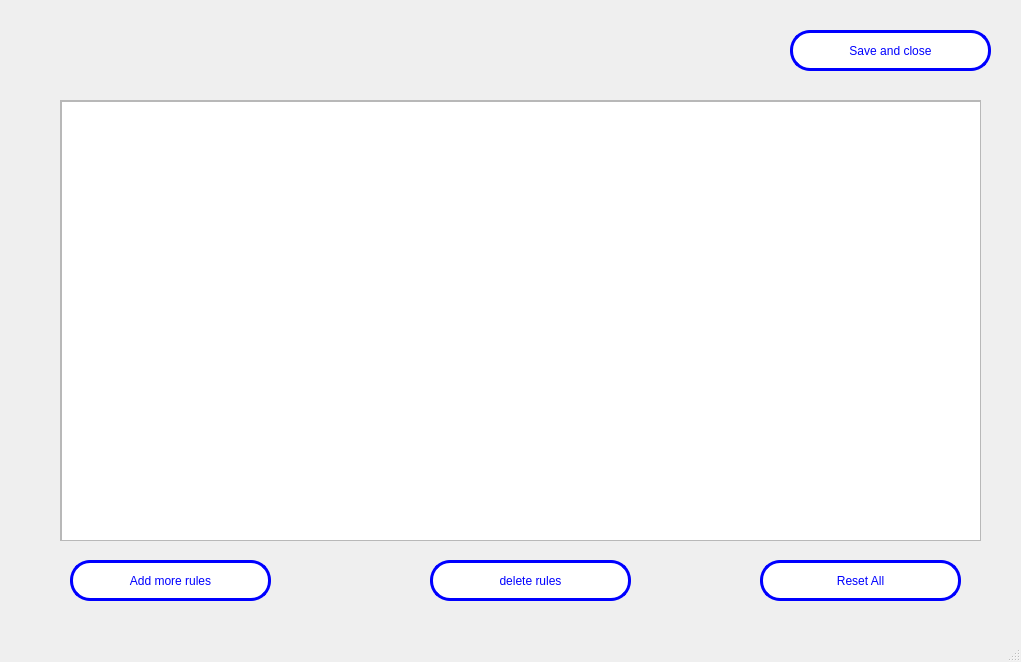
<?xml version="1.0" encoding="UTF-8"?>
<ui version="4.0">
 <class>MainWindow</class>
 <widget class="QMainWindow" name="MainWindow">
  <property name="geometry">
   <rect>
    <x>0</x>
    <y>0</y>
    <width>1021</width>
    <height>662</height>
   </rect>
  </property>
  <property name="windowTitle">
   <string>MainWindow</string>
  </property>
  <widget class="QWidget" name="centralwidget">
   <widget class="QStackedWidget" name="stackedWidget">
    <property name="enabled">
     <bool>true</bool>
    </property>
    <property name="geometry">
     <rect>
      <x>0</x>
      <y>0</y>
      <width>1021</width>
      <height>631</height>
     </rect>
    </property>
    <property name="currentIndex">
     <number>0</number>
    </property>
    <widget class="QWidget" name="page">
     <widget class="QScrollArea" name="scrollArea">
      <property name="geometry">
       <rect>
        <x>60</x>
        <y>100</y>
        <width>921</width>
        <height>441</height>
       </rect>
      </property>
      <property name="widgetResizable">
       <bool>true</bool>
      </property>
      <widget class="QWidget" name="scrollAreaWidgetContents">
       <property name="geometry">
        <rect>
         <x>0</x>
         <y>0</y>
         <width>919</width>
         <height>439</height>
        </rect>
       </property>
       <widget class="QTextEdit" name="textEdit">
        <property name="enabled">
         <bool>true</bool>
        </property>
        <property name="geometry">
         <rect>
          <x>0</x>
          <y>0</y>
          <width>921</width>
          <height>441</height>
         </rect>
        </property>
        <property name="styleSheet">
         <string notr="true">font: 700 italic 20pt &quot;C059 [urw]&quot;;
color: rgb(85, 0, 127);</string>
        </property>
       </widget>
      </widget>
     </widget>
     <widget class="QPushButton" name="pushButton">
      <property name="geometry">
       <rect>
        <x>70</x>
        <y>560</y>
        <width>201</width>
        <height>41</height>
       </rect>
      </property>
      <property name="styleSheet">
       <string notr="true">QPushButton{
color:blue;
background-color: white;
border:3px solid blue;
border-radius:20px;
}
QPushButton::hover{
color:red;
background-color: black;
border:3px solid black;
border-radius:20px;
}</string>
      </property>
      <property name="text">
       <string>Add more rules</string>
      </property>
     </widget>
     <widget class="QPushButton" name="pushButton_2">
      <property name="geometry">
       <rect>
        <x>430</x>
        <y>560</y>
        <width>201</width>
        <height>41</height>
       </rect>
      </property>
      <property name="styleSheet">
       <string notr="true">QPushButton{
color:blue;
background-color: white;
border:3px solid blue;
border-radius:20px;
}
QPushButton::hover{
color:red;
background-color: black;
border:3px solid black;
border-radius:20px;
}</string>
      </property>
      <property name="text">
       <string>delete rules</string>
      </property>
     </widget>
     <widget class="QPushButton" name="pushButton_3">
      <property name="geometry">
       <rect>
        <x>760</x>
        <y>560</y>
        <width>201</width>
        <height>41</height>
       </rect>
      </property>
      <property name="styleSheet">
       <string notr="true">QPushButton{
color:blue;
background-color: white;
border:3px solid blue;
border-radius:20px;
}
QPushButton::hover{
color:red;
background-color: black;
border:3px solid black;
border-radius:20px;
}</string>
      </property>
      <property name="text">
       <string>Reset All</string>
      </property>
     </widget>
     <widget class="QPushButton" name="pushButton_26">
      <property name="geometry">
       <rect>
        <x>790</x>
        <y>30</y>
        <width>201</width>
        <height>41</height>
       </rect>
      </property>
      <property name="styleSheet">
       <string notr="true">QPushButton{
color:blue;
background-color: white;
border:3px solid blue;
border-radius:20px;
}
QPushButton::hover{
color:red;
background-color: black;
border:3px solid black;
border-radius:20px;
}</string>
      </property>
      <property name="text">
       <string>Save and close</string>
      </property>
     </widget>
    </widget>
    <widget class="QWidget" name="page_3">
     <widget class="QPushButton" name="pushButton_4">
      <property name="geometry">
       <rect>
        <x>350</x>
        <y>530</y>
        <width>331</width>
        <height>61</height>
       </rect>
      </property>
      <property name="styleSheet">
       <string notr="true">QPushButton{
color:blue;
background-color: white;
border:3px solid blue;
border-radius:20px;
}
QPushButton::hover{
color:red;
background-color: black;
border:3px solid black;
border-radius:20px;
}</string>
      </property>
      <property name="text">
       <string>Go to list</string>
      </property>
     </widget>
     <widget class="QScrollArea" name="scrollArea_2">
      <property name="geometry">
       <rect>
        <x>50</x>
        <y>40</y>
        <width>921</width>
        <height>451</height>
       </rect>
      </property>
      <property name="widgetResizable">
       <bool>true</bool>
      </property>
      <widget class="QWidget" name="scrollAreaWidgetContents_2">
       <property name="geometry">
        <rect>
         <x>0</x>
         <y>0</y>
         <width>919</width>
         <height>449</height>
        </rect>
       </property>
      </widget>
     </widget>
    </widget>
    <widget class="QWidget" name="page_2">
     <property name="enabled">
      <bool>true</bool>
     </property>
     <widget class="QLineEdit" name="lineEdit_2">
      <property name="enabled">
       <bool>false</bool>
      </property>
      <property name="geometry">
       <rect>
        <x>50</x>
        <y>25</y>
        <width>921</width>
        <height>41</height>
       </rect>
      </property>
     </widget>
     <widget class="QStackedWidget" name="stackedWidget_2">
      <property name="geometry">
       <rect>
        <x>210</x>
        <y>110</y>
        <width>241</width>
        <height>201</height>
       </rect>
      </property>
      <property name="currentIndex">
       <number>0</number>
      </property>
      <widget class="QWidget" name="page_4">
       <widget class="QPushButton" name="pushButton_6">
        <property name="geometry">
         <rect>
          <x>80</x>
          <y>60</y>
          <width>91</width>
          <height>31</height>
         </rect>
        </property>
        <property name="styleSheet">
         <string notr="true">QPushButton{
color:blue;
background-color: white;
border:3px solid blue;
border-radius:10px;
}
QPushButton::hover{
color:red;
background-color: black;
border:3px solid black;
border-radius:10px;
}</string>
        </property>
        <property name="text">
         <string>with</string>
        </property>
       </widget>
       <widget class="QPushButton" name="pushButton_7">
        <property name="geometry">
         <rect>
          <x>80</x>
          <y>130</y>
          <width>91</width>
          <height>31</height>
         </rect>
        </property>
        <property name="styleSheet">
         <string notr="true">QPushButton{
color:blue;
background-color: white;
border:3px solid blue;
border-radius:10px;
}
QPushButton::hover{
color:red;
background-color: black;
border:3px solid black;
border-radius:10px;
}</string>
        </property>
        <property name="text">
         <string>without</string>
        </property>
       </widget>
       <widget class="QLabel" name="label">
        <property name="geometry">
         <rect>
          <x>110</x>
          <y>20</y>
          <width>121</width>
          <height>31</height>
         </rect>
        </property>
        <property name="text">
         <string>&lt;html&gt;&lt;head/&gt;&lt;body&gt;&lt;p&gt;&lt;span style=&quot; font-weight:700; color:#ff0000;&quot;&gt;Ports&lt;/span&gt;&lt;/p&gt;&lt;/body&gt;&lt;/html&gt;</string>
        </property>
       </widget>
      </widget>
      <widget class="QWidget" name="page_10">
       <widget class="QLabel" name="label_9">
        <property name="geometry">
         <rect>
          <x>90</x>
          <y>40</y>
          <width>181</width>
          <height>51</height>
         </rect>
        </property>
        <property name="styleSheet">
         <string notr="true">font: 600 18pt &quot;Noto Serif Condensed SemiBold&quot;;</string>
        </property>
        <property name="text">
         <string>&lt;html&gt;&lt;head/&gt;&lt;body&gt;&lt;p&gt;&lt;span style=&quot; color:#ff0000;&quot;&gt;Done&lt;/span&gt;&lt;/p&gt;&lt;/body&gt;&lt;/html&gt;</string>
        </property>
       </widget>
       <widget class="QPushButton" name="pushButton_17">
        <property name="geometry">
         <rect>
          <x>80</x>
          <y>110</y>
          <width>91</width>
          <height>31</height>
         </rect>
        </property>
        <property name="styleSheet">
         <string notr="true">QPushButton{
color:blue;
background-color: white;
border:3px solid blue;
border-radius:10px;
}
QPushButton::hover{
color:red;
background-color: black;
border:3px solid black;
border-radius:10px;
}</string>
        </property>
        <property name="text">
         <string>go back</string>
        </property>
       </widget>
      </widget>
      <widget class="QWidget" name="page_5">
       <widget class="QLabel" name="label_2">
        <property name="geometry">
         <rect>
          <x>70</x>
          <y>20</y>
          <width>121</width>
          <height>31</height>
         </rect>
        </property>
        <property name="text">
         <string>&lt;html&gt;&lt;head/&gt;&lt;body&gt;&lt;p&gt;&lt;span style=&quot; color:#ff1aba;&quot;&gt;Set valable port&lt;/span&gt;&lt;/p&gt;&lt;/body&gt;&lt;/html&gt;</string>
        </property>
       </widget>
       <widget class="QPushButton" name="pushButton_15">
        <property name="geometry">
         <rect>
          <x>140</x>
          <y>120</y>
          <width>91</width>
          <height>31</height>
         </rect>
        </property>
        <property name="styleSheet">
         <string notr="true">QPushButton{
color:blue;
background-color: white;
border:3px solid blue;
border-radius:10px;
}
QPushButton::hover{
color:red;
background-color: black;
border:3px solid black;
border-radius:10px;
}</string>
        </property>
        <property name="text">
         <string>go back</string>
        </property>
       </widget>
       <widget class="QPushButton" name="pushButton_18">
        <property name="geometry">
         <rect>
          <x>40</x>
          <y>120</y>
          <width>91</width>
          <height>31</height>
         </rect>
        </property>
        <property name="styleSheet">
         <string notr="true">QPushButton{
color:blue;
background-color: white;
border:3px solid blue;
border-radius:10px;
}
QPushButton::hover{
color:red;
background-color: black;
border:3px solid black;
border-radius:10px;
}</string>
        </property>
        <property name="text">
         <string>Send</string>
        </property>
       </widget>
       <widget class="QLineEdit" name="lineEdit_7">
        <property name="geometry">
         <rect>
          <x>40</x>
          <y>70</y>
          <width>201</width>
          <height>31</height>
         </rect>
        </property>
        <property name="styleSheet">
         <string notr="true">border:2px solid black;
border-radius: 10px;</string>
        </property>
       </widget>
      </widget>
     </widget>
     <widget class="QStackedWidget" name="stackedWidget_3">
      <property name="geometry">
       <rect>
        <x>40</x>
        <y>110</y>
        <width>201</width>
        <height>221</height>
       </rect>
      </property>
      <property name="currentIndex">
       <number>0</number>
      </property>
      <widget class="QWidget" name="page_6">
       <widget class="QPushButton" name="pushButton_8">
        <property name="geometry">
         <rect>
          <x>50</x>
          <y>30</y>
          <width>111</width>
          <height>41</height>
         </rect>
        </property>
        <property name="styleSheet">
         <string notr="true">QPushButton{
color:blue;
background-color: white;
border:3px solid blue;
border-radius:20px;
}
QPushButton::hover{
color:red;
background-color: black;
border:3px solid black;
border-radius:20px;
}</string>
        </property>
        <property name="text">
         <string>INPUT</string>
        </property>
       </widget>
       <widget class="QPushButton" name="pushButton_9">
        <property name="geometry">
         <rect>
          <x>50</x>
          <y>90</y>
          <width>111</width>
          <height>41</height>
         </rect>
        </property>
        <property name="styleSheet">
         <string notr="true">QPushButton{
color:blue;
background-color: white;
border:3px solid blue;
border-radius:20px;
}
QPushButton::hover{
color:red;
background-color: black;
border:3px solid black;
border-radius:20px;
}</string>
        </property>
        <property name="text">
         <string>OUTPUT</string>
        </property>
       </widget>
       <widget class="QPushButton" name="pushButton_10">
        <property name="geometry">
         <rect>
          <x>50</x>
          <y>150</y>
          <width>111</width>
          <height>41</height>
         </rect>
        </property>
        <property name="styleSheet">
         <string notr="true">QPushButton{
color:blue;
background-color: white;
border:3px solid blue;
border-radius:20px;
}
QPushButton::hover{
color:red;
background-color: black;
border:3px solid black;
border-radius:20px;
}</string>
        </property>
        <property name="text">
         <string>FORWARD</string>
        </property>
       </widget>
      </widget>
      <widget class="QWidget" name="page_7">
       <widget class="QRadioButton" name="radioButton">
        <property name="geometry">
         <rect>
          <x>50</x>
          <y>20</y>
          <width>102</width>
          <height>41</height>
         </rect>
        </property>
        <property name="text">
         <string>REJECT</string>
        </property>
       </widget>
       <widget class="QRadioButton" name="radioButton_2">
        <property name="geometry">
         <rect>
          <x>50</x>
          <y>60</y>
          <width>102</width>
          <height>41</height>
         </rect>
        </property>
        <property name="text">
         <string>ACCEPT</string>
        </property>
       </widget>
       <widget class="QRadioButton" name="radioButton_3">
        <property name="geometry">
         <rect>
          <x>50</x>
          <y>100</y>
          <width>102</width>
          <height>41</height>
         </rect>
        </property>
        <property name="text">
         <string>DROP</string>
        </property>
       </widget>
       <widget class="QPushButton" name="pushButton_16">
        <property name="geometry">
         <rect>
          <x>50</x>
          <y>150</y>
          <width>91</width>
          <height>31</height>
         </rect>
        </property>
        <property name="styleSheet">
         <string notr="true">QPushButton{
color:blue;
background-color: white;
border:3px solid blue;
border-radius:10px;
}
QPushButton::hover{
color:red;
background-color: black;
border:3px solid black;
border-radius:10px;
}</string>
        </property>
        <property name="text">
         <string>go back</string>
        </property>
       </widget>
      </widget>
     </widget>
     <widget class="QLabel" name="label_6">
      <property name="geometry">
       <rect>
        <x>550</x>
        <y>110</y>
        <width>251</width>
        <height>41</height>
       </rect>
      </property>
      <property name="text">
       <string>&lt;html&gt;&lt;head/&gt;&lt;body&gt;&lt;p&gt;&lt;span style=&quot; color:#aa0000;&quot;&gt;Able or unable a DNS&lt;/span&gt;&lt;/p&gt;&lt;/body&gt;&lt;/html&gt;</string>
      </property>
     </widget>
     <widget class="QStackedWidget" name="stackedWidget_4">
      <property name="geometry">
       <rect>
        <x>530</x>
        <y>150</y>
        <width>191</width>
        <height>151</height>
       </rect>
      </property>
      <property name="currentIndex">
       <number>0</number>
      </property>
      <widget class="QWidget" name="page_8">
       <widget class="QPushButton" name="pushButton_11">
        <property name="geometry">
         <rect>
          <x>40</x>
          <y>40</y>
          <width>91</width>
          <height>31</height>
         </rect>
        </property>
        <property name="styleSheet">
         <string notr="true">QPushButton{
color:blue;
background-color: white;
border:3px solid blue;
border-radius:15px;
}
QPushButton::hover{
color:red;
background-color: black;
border:3px solid black;
border-radius:15px;
}</string>
        </property>
        <property name="text">
         <string>able</string>
        </property>
       </widget>
       <widget class="QPushButton" name="pushButton_12">
        <property name="geometry">
         <rect>
          <x>40</x>
          <y>100</y>
          <width>91</width>
          <height>31</height>
         </rect>
        </property>
        <property name="styleSheet">
         <string notr="true">QPushButton{
color:blue;
background-color: white;
border:3px solid blue;
border-radius:15px;
}
QPushButton::hover{
color:red;
background-color: black;
border:3px solid black;
border-radius:15px;
}</string>
        </property>
        <property name="text">
         <string>enable</string>
        </property>
       </widget>
      </widget>
      <widget class="QWidget" name="page_13">
       <widget class="QLabel" name="label_10">
        <property name="geometry">
         <rect>
          <x>70</x>
          <y>20</y>
          <width>111</width>
          <height>41</height>
         </rect>
        </property>
        <property name="text">
         <string>&lt;html&gt;&lt;head/&gt;&lt;body&gt;&lt;p&gt;&lt;span style=&quot; color:#aa0000;&quot;&gt;DONE&lt;/span&gt;&lt;/p&gt;&lt;/body&gt;&lt;/html&gt;</string>
        </property>
       </widget>
       <widget class="QPushButton" name="pushButton_19">
        <property name="geometry">
         <rect>
          <x>50</x>
          <y>70</y>
          <width>91</width>
          <height>31</height>
         </rect>
        </property>
        <property name="styleSheet">
         <string notr="true">QPushButton{
color:blue;
background-color: white;
border:3px solid blue;
border-radius:10px;
}
QPushButton::hover{
color:red;
background-color: black;
border:3px solid black;
border-radius:10px;
}</string>
        </property>
        <property name="text">
         <string>go back</string>
        </property>
       </widget>
      </widget>
      <widget class="QWidget" name="page_9">
       <widget class="QLineEdit" name="lineEdit_5">
        <property name="geometry">
         <rect>
          <x>0</x>
          <y>50</y>
          <width>181</width>
          <height>26</height>
         </rect>
        </property>
        <property name="styleSheet">
         <string notr="true">border:2px solid black;
border-radius: 10px;</string>
        </property>
       </widget>
       <widget class="QLabel" name="label_7">
        <property name="geometry">
         <rect>
          <x>60</x>
          <y>10</y>
          <width>121</width>
          <height>31</height>
         </rect>
        </property>
        <property name="styleSheet">
         <string notr="true">font: 18pt &quot;Noto Sans Mono SemiCondensed&quot;;
text-decoration: underline;</string>
        </property>
        <property name="text">
         <string>&lt;html&gt;&lt;head/&gt;&lt;body&gt;&lt;p&gt;&lt;span style=&quot; color:#ff00ff;&quot;&gt;DNS&lt;/span&gt;&lt;/p&gt;&lt;/body&gt;&lt;/html&gt;</string>
        </property>
       </widget>
       <widget class="QPushButton" name="pushButton_14">
        <property name="geometry">
         <rect>
          <x>100</x>
          <y>90</y>
          <width>91</width>
          <height>31</height>
         </rect>
        </property>
        <property name="styleSheet">
         <string notr="true">QPushButton{
color:blue;
background-color: white;
border:3px solid blue;
border-radius:10px;
}
QPushButton::hover{
color:red;
background-color: black;
border:3px solid black;
border-radius:10px;
}</string>
        </property>
        <property name="text">
         <string>go back</string>
        </property>
       </widget>
       <widget class="QPushButton" name="pushButton_20">
        <property name="geometry">
         <rect>
          <x>0</x>
          <y>90</y>
          <width>91</width>
          <height>31</height>
         </rect>
        </property>
        <property name="styleSheet">
         <string notr="true">QPushButton{
color:blue;
background-color: white;
border:3px solid blue;
border-radius:10px;
}
QPushButton::hover{
color:red;
background-color: black;
border:3px solid black;
border-radius:10px;
}</string>
        </property>
        <property name="text">
         <string>Send</string>
        </property>
       </widget>
      </widget>
     </widget>
     <widget class="QPushButton" name="pushButton_13">
      <property name="geometry">
       <rect>
        <x>630</x>
        <y>540</y>
        <width>331</width>
        <height>61</height>
       </rect>
      </property>
      <property name="styleSheet">
       <string notr="true">QPushButton{
color:blue;
background-color: white;
border:3px solid blue;
border-radius:20px;
}
QPushButton::hover{
color:red;
background-color: black;
border:3px solid black;
border-radius:20px;
}</string>
      </property>
      <property name="text">
       <string>Add this rule</string>
      </property>
     </widget>
     <widget class="QPushButton" name="pushButton_5">
      <property name="geometry">
       <rect>
        <x>60</x>
        <y>540</y>
        <width>331</width>
        <height>61</height>
       </rect>
      </property>
      <property name="styleSheet">
       <string notr="true">QPushButton{
color:blue;
background-color: white;
border:3px solid blue;
border-radius:20px;
}
QPushButton::hover{
color:red;
background-color: black;
border:3px solid black;
border-radius:20px;
}</string>
      </property>
      <property name="text">
       <string>Go to list</string>
      </property>
     </widget>
     <widget class="QLabel" name="label_8">
      <property name="geometry">
       <rect>
        <x>850</x>
        <y>100</y>
        <width>181</width>
        <height>51</height>
       </rect>
      </property>
      <property name="styleSheet">
       <string notr="true">font: 600 18pt &quot;Noto Serif Condensed SemiBold&quot;;</string>
      </property>
      <property name="text">
       <string>&lt;html&gt;&lt;head/&gt;&lt;body&gt;&lt;p&gt;&lt;span style=&quot; color:#ff0000;&quot;&gt;Mac&lt;/span&gt;&lt;/p&gt;&lt;/body&gt;&lt;/html&gt;</string>
      </property>
     </widget>
     <widget class="QStackedWidget" name="stackedWidget_5">
      <property name="geometry">
       <rect>
        <x>770</x>
        <y>160</y>
        <width>221</width>
        <height>171</height>
       </rect>
      </property>
      <property name="currentIndex">
       <number>0</number>
      </property>
      <widget class="QWidget" name="page_11">
       <widget class="QPushButton" name="pushButton_21">
        <property name="geometry">
         <rect>
          <x>70</x>
          <y>20</y>
          <width>91</width>
          <height>31</height>
         </rect>
        </property>
        <property name="styleSheet">
         <string notr="true">QPushButton{
color:blue;
background-color: white;
border:3px solid blue;
border-radius:15px;
}
QPushButton::hover{
color:red;
background-color: black;
border:3px solid black;
border-radius:15px;
}</string>
        </property>
        <property name="text">
         <string>able</string>
        </property>
       </widget>
       <widget class="QPushButton" name="pushButton_22">
        <property name="geometry">
         <rect>
          <x>70</x>
          <y>90</y>
          <width>91</width>
          <height>31</height>
         </rect>
        </property>
        <property name="styleSheet">
         <string notr="true">QPushButton{
color:blue;
background-color: white;
border:3px solid blue;
border-radius:15px;
}
QPushButton::hover{
color:red;
background-color: black;
border:3px solid black;
border-radius:15px;
}</string>
        </property>
        <property name="text">
         <string>enable</string>
        </property>
       </widget>
      </widget>
      <widget class="QWidget" name="page_12">
       <widget class="QLineEdit" name="lineEdit_6">
        <property name="geometry">
         <rect>
          <x>10</x>
          <y>30</y>
          <width>201</width>
          <height>31</height>
         </rect>
        </property>
        <property name="styleSheet">
         <string notr="true">border:2px solid black;
border-radius: 10px;</string>
        </property>
       </widget>
       <widget class="QPushButton" name="pushButton_23">
        <property name="geometry">
         <rect>
          <x>10</x>
          <y>90</y>
          <width>91</width>
          <height>31</height>
         </rect>
        </property>
        <property name="styleSheet">
         <string notr="true">QPushButton{
color:blue;
background-color: white;
border:3px solid blue;
border-radius:10px;
}
QPushButton::hover{
color:red;
background-color: black;
border:3px solid black;
border-radius:10px;
}</string>
        </property>
        <property name="text">
         <string>Send</string>
        </property>
       </widget>
       <widget class="QPushButton" name="pushButton_24">
        <property name="geometry">
         <rect>
          <x>120</x>
          <y>90</y>
          <width>91</width>
          <height>31</height>
         </rect>
        </property>
        <property name="styleSheet">
         <string notr="true">QPushButton{
color:blue;
background-color: white;
border:3px solid blue;
border-radius:10px;
}
QPushButton::hover{
color:red;
background-color: black;
border:3px solid black;
border-radius:10px;
}</string>
        </property>
        <property name="text">
         <string>go back</string>
        </property>
       </widget>
      </widget>
      <widget class="QWidget" name="page_14">
       <widget class="QLabel" name="label_11">
        <property name="geometry">
         <rect>
          <x>30</x>
          <y>20</y>
          <width>181</width>
          <height>51</height>
         </rect>
        </property>
        <property name="styleSheet">
         <string notr="true">font: 600 18pt &quot;Noto Serif Condensed SemiBold&quot;;</string>
        </property>
        <property name="text">
         <string>&lt;html&gt;&lt;head/&gt;&lt;body&gt;&lt;p&gt;&lt;span style=&quot; color:#ff0000;&quot;&gt;Done&lt;/span&gt;&lt;/p&gt;&lt;/body&gt;&lt;/html&gt;</string>
        </property>
       </widget>
       <widget class="QPushButton" name="pushButton_25">
        <property name="geometry">
         <rect>
          <x>60</x>
          <y>80</y>
          <width>91</width>
          <height>31</height>
         </rect>
        </property>
        <property name="styleSheet">
         <string notr="true">QPushButton{
color:blue;
background-color: white;
border:3px solid blue;
border-radius:10px;
}
QPushButton::hover{
color:red;
background-color: black;
border:3px solid black;
border-radius:10px;
}</string>
        </property>
        <property name="text">
         <string>go back</string>
        </property>
       </widget>
      </widget>
     </widget>
    </widget>
   </widget>
  </widget>
  <widget class="QMenuBar" name="menubar">
   <property name="geometry">
    <rect>
     <x>0</x>
     <y>0</y>
     <width>1021</width>
     <height>23</height>
    </rect>
   </property>
  </widget>
  <widget class="QStatusBar" name="statusbar"/>
 </widget>
 <resources/>
 <connections/>
</ui>
